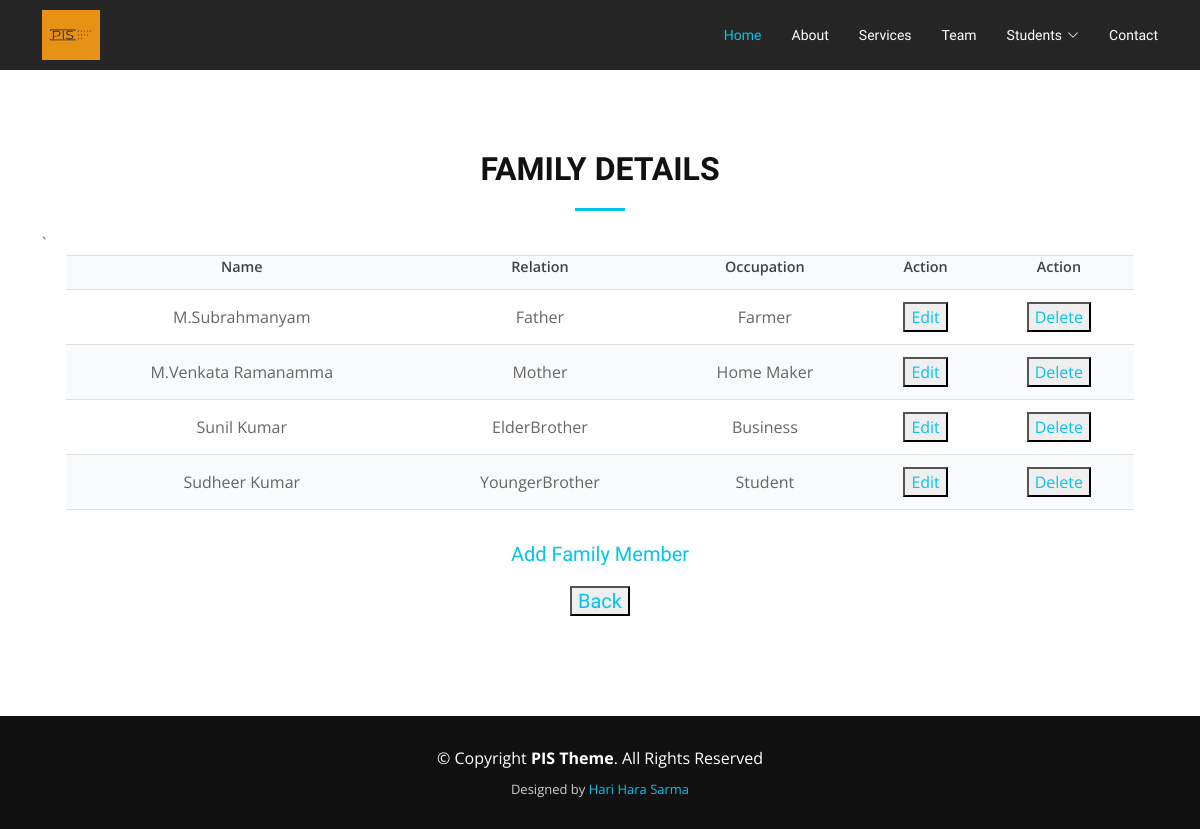
The app's page /viewFamily/13 with its own data.
### MyApp/models.py (models this page shows, shortened)
class Family(models.Model):
	FAMILY_CHOICES = (
		("Father", "Father"),
		("Mother", "Mother"),
		("ElderBrother", "Elder_Borther"),
		("YoungerBrother", "Younger_Brother"),
		("ElderSister", "Younger_Sister"),
		("Spouse", "Spouse"),
		("Son", "Son"),
		("Daughter", "Daughter"),
		)
	student = models.ForeignKey(Student, on_delete=models.CASCADE)
	name = models.CharField(max_length=100)
	relation = models.CharField(choices=FAMILY_CHOICES, max_length=100)
	occupation = models.CharField(max_length=100)

### MyApp/views.py (the view)
# urls.py: path('viewFamily/<id>', views.view_family),
def view_family(request, id):
	student = Student.objects.get(id=id)
	family = Family.objects.filter(student__id=id)
	return render(
		request,
		'view_family.html',
		{'family': family,
		'student': student}
		)

### MyApp/Templates/view_family.html (shortened to what this page needs)
<!DOCTYPE html>
<html lang="en">
  {% load static %}
  <head>
    {% include 'head.html' %}
  </head>
  <body>
    {% include 'header.html' %}
    <section id="portfolio">
    <div class="container" data-aos="fade-up">
      <div class="row">
        <div class="col-md-12">
          <h3 class="section-title">Family Details</h3>
          <div class="section-title-divider"></div>
        </div>
      </div>`
      <div class="row">
        <div class="col-lg-12 d-flex justify-content-center">
          <div class="container">
            <form>
              <table>
              <tr>
                <th>Name</th>
                <th>Relation</th>
                <th>Occupation</th>
                <th>Action</th>
                <th>Action</th>
              </tr>
              {% for i in family %}
              <tr>
                <td>{{i.name}}</td>
                <td>{{i.relation}}</td>
                <td>{{i.occupation}}</td>
                <td><button><a href="/editFamily/{{i.id}}">Edit</a></button></td>
                <td><button><a href="/deleteFamily/{{i.id}}">Delete</a></button></td>
              </tr>
            {% endfor %}
          </table>
         <h5 align="center"><a href="/addFamily/{{student.id}}">Add Family Member</a></h5>
         <h5 align="center"><button><a href="javascript:history.go(-1);">Back</a></button></h5>
            </form>
        </div>
        </div>
      </div>
    </div>
  </section>
    {% include 'footer.html' %}
  </body>
</html>

### MyApp/static/assets/css/style.css (style rules this page uses)
body { background: #fff; color: #666666; font-family: "Open Sans", sans-serif; }
a { text-decoration: none; color: #03C4EB; transition: 0.5s; }
h1, h2, h3, h4, h5, h6 { font-family: "Raleway", sans-serif; font-weight: 400; margin: 0 0 20px 0; padding: 0; }
table { margin: 0 0 2em 0; width: 100%; }
table tbody tr { border: solid 1px rgba(210, 215, 217, 0.75); border-left: 0; border-right: 0; text-align: center; }
table tbody tr:nth-child(2n + 1) { background-color: rgba(230, 235, 237, 0.25); text-align: center; }
table td { padding: 0.75em 0.75em; text-align: center; }
table th { color: #3d4449; font-size: 0.9em; font-weight: 600; padding: 0 0.75em 0.75em 0.75em; text-align: center; }
.scrolled-offset { margin-top: 70px; }
section { overflow: hidden; }
.section-title { font-size: 32px; color: #111; text-transform: uppercase; text-align: center; font-weight: 700; }
.section-title-divider { width: 50px; height: 3px; background: #03C4EB; margin: 0 auto; margin-bottom: 20px; }
#portfolio { background: #fff; padding: 80px 0; }

### records on screen
Family: name "M.Subrahmanyam", relation "Father", occupation "Farmer"
Family: name "M.Venkata Ramanamma", relation "Mother", occupation "Home Maker"
Family: name "Sunil Kumar", relation "ElderBrother", occupation "Business"
Family: name "Sudheer Kumar", relation "YoungerBrother", occupation "Student"
